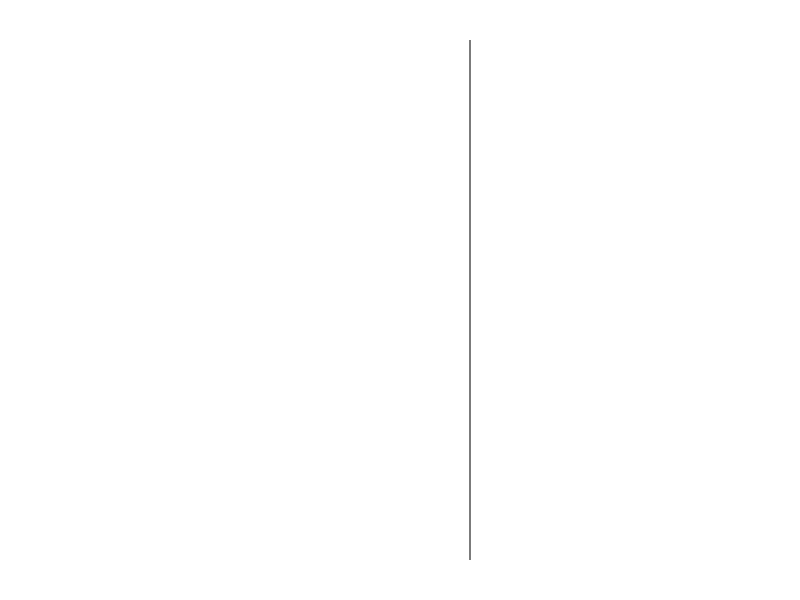

Reproduce this figure in R. (Note: this script raises an error after producing the figure.)
#################################################
## Paper Network 3 ##############################
#################################################

# Boxplot

line_names = 1
pdf(file = paste0("Plots/Paper_Plot_6_Network_c.pdf"), height= PLOTTING_VARIABLES$HEIGHT, width = PLOTTING_VARIABLES$WIDTH)
par(mar = c(2,9,2,2))
plot(c(-1,1), c(1,25+3), type = "n", axes = FALSE, xlab = "", ylab = "" )
abline(v=0)
## SITES
site_corr <- list(full = list(), gauss = list())
site_list <- DATA_past1000$CAVES$entity_info %>% select(site_id, entity_id) %>%
  filter(entity_id %in% ANALYSIS$NETWORK$entity_meta$entity_id) %>% group_by(site_id) %>% count() %>% filter(n>1)
for(site in site_list$site_id){
  site_corr$full <- c(site_corr$full, ANALYSIS$NETWORK$SITES[[paste0("SITE",site)]]$C[ANALYSIS$NETWORK$SITES[[paste0("SITE",site)]]$P<0.1])
  site_corr$gauss <- c(site_corr$gauss, ANALYSIS$NETWORK$SITES[[paste0("SITE",site)]]$C_gauss[ANALYSIS$NETWORK$SITES[[paste0("SITE",site)]]$P_gauss<0.1])
}
site_corr$full = as.numeric(site_corr$full)
site_corr$gauss = as.numeric(site_corr$gauss)

boxplot(site_corr$full, add = TRUE, at = 25+3,boxwex = 1, names = "n", horizontal = T, outline = F) 
boxplot(site_corr$gauss, add = TRUE, at = 24.5+3, boxwex = 1, names = "n", horizontal = T, col = "grey", axes = F, outline = F)

#mtext(side=2,"GMST",                cex = unitscex,    line = unitslinno, las = 1, col = "black", at = 1)
mtext(side = 2, "sites (27/12)", cex = 1, line = line_names, las = 1, col = "black", at = 25+3)
abline(h=23.75+3, lty = 3)
##GRIGBOX

corr <- list(full = list(), gauss = list())
list <- ANALYSIS$NETWORK$entity_meta %>% select(gridbox_id, entity_id) %>% group_by(gridbox_id) %>% count() %>% filter(n>1)
for(gridbox in list$gridbox_id){
  corr$full <- c(corr$full, ANALYSIS$NETWORK$GRIDBOX[[paste0("GRIDBOX",gridbox)]]$C[ANALYSIS$NETWORK$GRIDBOX[[paste0("GRIDBOX",gridbox)]]$P<0.1])
  corr$gauss <- c(corr$gauss, ANALYSIS$NETWORK$GRIDBOX[[paste0("GRIDBOX",gridbox)]]$C_gauss[ANALYSIS$NETWORK$GRIDBOX[[paste0("GRIDBOX",gridbox)]]$P_gauss<0.1])
}
corr$full = as.numeric(corr$full)
corr$gauss = as.numeric(corr$gauss)

boxplot(corr$full, add = TRUE, at = 23+3 ,boxwex = 1, names = "n", horizontal = T, axes = F, outline = F) 
boxplot(corr$gauss, add = TRUE, at = 22.5+3, boxwex = 1, names = "n", horizontal = T, col = "grey", axes = F, outline = F)

#mtext(side=2,"GMST",                cex = unitscex,    line = unitslinno, las = 1, col = "black", at = 1)
mtext(side = 2, "gridbox (45/18)", cex = 1, line = line_names, las = 1, col = "black", at = 23+3)
abline(h=21.75+3, lty = 3)


position <- list(cluster6 = c(17, 16.5, 16, 15.5)+4+3,
                 cluster2 = c(14, 13.5, 13, 12.5)+4+3,
                 cluster3 = c(11, 10.5, 10, 9.5)+4+3,
                 cluster7 = c(8, 7.5, 7, 6.5)+4+3,
                 cluster1 = c(5, 4.5, 4, 3.5)+4+3,
                 cluster5 = c(2, 1.5, 1, 0.5)+4+3,
                 cluster9 = c(2, 1.5, 1, 0.5)+4)
text <- list(cluster1 = "India", cluster2 = "SouthAm", cluster3 = "Europe", cluster4 = "Africa", 
             cluster5 = "China", cluster6 = "NorthAm", cluster7 = "Arabia", cluster8 = "NZ", cluster9 = "SE Asia")
cluster_list <- ANALYSIS$NETWORK$entity_meta %>% select(cluster_id, entity_id) %>% group_by(cluster_id) %>% count() %>% filter(n>1)
cluster_number <- c(6,2,3,4,7,1,5,9,8)

## CLUSTER
#for(cluster in c(1,2,3,5,6,7)){
for(cluster in c(6,2,3,7,1,5,9)){
  corr <- list(full = as.numeric(ANALYSIS$NETWORK$CLUSTER[[paste0("CLUSTER",cluster)]]$C[ANALYSIS$NETWORK$CLUSTER[[paste0("CLUSTER",cluster)]]$P<0.1]), 
               gauss = list(as.numeric(ANALYSIS$NETWORK$CLUSTER[[paste0("CLUSTER",cluster)]]$C_gauss[ANALYSIS$NETWORK$CLUSTER[[paste0("CLUSTER",cluster)]]$P_gauss<0.1])),
               full_sim = list(as.numeric(c(ANALYSIS$NETWORK$CLUSTER_SIM_a[[paste0("CLUSTER",cluster)]]$C[ANALYSIS$NETWORK$CLUSTER_SIM_a[[paste0("CLUSTER",cluster)]]$P<0.1],
                                            ANALYSIS$NETWORK$CLUSTER_SIM_b[[paste0("CLUSTER",cluster)]]$C[ANALYSIS$NETWORK$CLUSTER_SIM_b[[paste0("CLUSTER",cluster)]]$P<0.1],
                                            ANALYSIS$NETWORK$CLUSTER_SIM_c[[paste0("CLUSTER",cluster)]]$C[ANALYSIS$NETWORK$CLUSTER_SIM_c[[paste0("CLUSTER",cluster)]]$P<0.1]))), 
               gauss_sim = list(as.numeric(c(ANALYSIS$NETWORK$CLUSTER_SIM_a[[paste0("CLUSTER",cluster)]]$C_gauss[ANALYSIS$NETWORK$CLUSTER_SIM_a[[paste0("CLUSTER",cluster)]]$P_gauss<0.1],
                                             ANALYSIS$NETWORK$CLUSTER_SIM_b[[paste0("CLUSTER",cluster)]]$C_gauss[ANALYSIS$NETWORK$CLUSTER_SIM_b[[paste0("CLUSTER",cluster)]]$P_gauss<0.1],
                                             ANALYSIS$NETWORK$CLUSTER_SIM_c[[paste0("CLUSTER",cluster)]]$C_gauss[ANALYSIS$NETWORK$CLUSTER_SIM_c[[paste0("CLUSTER",cluster)]]$P_gauss<0.1]))))
  quantile(as.numeric(corr$full), prob = seq(0,1,0.05), na.rm = T)[c(2,11,20)]
  quantile(as.numeric(corr$gauss[[1]]), prob = seq(0,1,0.05), na.rm = T)[c(2,11,20)]  
  quantile(as.numeric(corr$full_sim[[1]]), prob = seq(0,1,0.05), na.rm = T)[c(2,11,20)]
  quantile(as.numeric(corr$gauss_sim[[1]]), prob = seq(0,1,0.05), na.rm = T)[c(2,11,20)]
  boxplot(corr$full, add = TRUE, at = position[[paste0("cluster",cluster)]][1] ,boxwex = 1, names = "n", horizontal = T, axes = F, outline = F) 
  boxplot(corr$gauss, add = TRUE, at = position[[paste0("cluster",cluster)]][2] , boxwex = 1, names = "n", horizontal = T, col = "grey", axes = F, outline = F)
  boxplot(corr$full_sim, add = TRUE, at = position[[paste0("cluster",cluster)]][3]  ,boxwex = 1, names = "n", horizontal = T, col = "dodgerblue3", axes = F, outline = F) 
  boxplot(corr$gauss_sim, add = TRUE, at = position[[paste0("cluster",cluster)]][4] , boxwex = 1, names = "n", horizontal = T, col = adjustcolor("dodgerblue3", alpha.f = 0.5), axes = F, outline = F)
  
  mtext(side = 2, paste0("c",cluster_number[cluster],"(",text[[cluster]],") (",cluster_list$n[cluster],")"), cex = 1, line = line_names, las = 1, col = "black", at = position[[paste0("cluster",cluster)]][1])
  
}

abline(h=3.75, lty =3)

##Global

corr$full = as.numeric(as.numeric(ANALYSIS$NETWORK$GLOBAL$C[ANALYSIS$NETWORK$GLOBAL$P<0.1]))
corr$gauss = as.numeric(as.numeric(ANALYSIS$NETWORK$GLOBAL$C_gauss[ANALYSIS$NETWORK$GLOBAL$P_gauss<0.1]))
corr$full_sim = as.numeric(ANALYSIS$NETWORK$GLOBAL_SIM_a$C[ANALYSIS$NETWORK$GLOBAL_SIM_a$P<0.1], 
                           ANALYSIS$NETWORK$GLOBAL_SIM_b$C[ANALYSIS$NETWORK$GLOBAL_SIM_b$P<0.1],
                           ANALYSIS$NETWORK$GLOBAL_SIM_c$C[ANALYSIS$NETWORK$GLOBAL_SIM_c$P<0.1])
corr$gauss_sim = as.numeric(ANALYSIS$NETWORK$GLOBAL_SIM_a$C_gauss[ANALYSIS$NETWORK$GLOBAL_SIM_a$P_gauss<0.1], 
                            ANALYSIS$NETWORK$GLOBAL_SIM_b$C_gauss[ANALYSIS$NETWORK$GLOBAL_SIM_b$P_gauss<0.1],
                            ANALYSIS$NETWORK$GLOBAL_SIM_c$C_gauss[ANALYSIS$NETWORK$GLOBAL_SIM_c$P_gauss<0.1])

boxplot(corr$full, add = TRUE, at = 3 ,boxwex = 1, names = "n", horizontal = T, axes = F) 
boxplot(corr$gauss, add = TRUE, at = 2.5 , boxwex = 1, names = "n", horizontal = T, col = "grey", axes = F)
boxplot(corr$full_sim, add = TRUE, at = 2,boxwex = 1, names = "n", horizontal = T, col = "dodgerblue3", axes = F, outline = F) 
boxplot(corr$gauss_sim, add = TRUE, at = 1.5 , boxwex = 1, names = "n", horizontal = T, col = adjustcolor("dodgerblue3", alpha.f = 0.5), axes = F, outline = F)

mtext(side = 2, paste0("global (",dim(ANALYSIS$NETWORK$GLOBAL$C)[[1]],")"), cex = 1, line = line_names, las = 1, col = "black", at = 2)

legend(-1.075,28.5+3,xpd = T,inset=-0.2, bty='n', x.intersp=0.5,text.width=c(1,0.25,0.4, 0.37),
       c("record","record 100gauss","xnap(a/b/c)", "xnap(a/b/c) 100gauss"), fill=c("white", "grey", "dodgerblue3", adjustcolor("dodgerblue3", alpha.f = 0.5)), horiz=TRUE, cex=1)

dev.off()